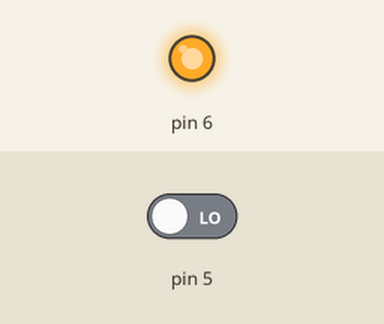
The sketch below on a simulated Arduino Uno, built with avr-gcc and run on an emulated ATmega328P. Parts: output pins drawn as LEDs (lit = HIGH). Inputs (shaded band) come from the test bench; at power-on: pin 5 LOW. What the sketch prints to the serial monitor is not drawn.

Above: at 0.1 s.
Timing chart, 0 to 1.6 s (numbered marks = the images above):
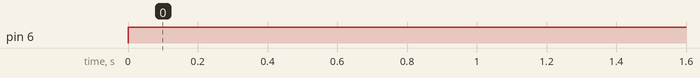

The sketch:

code.ino
```cpp
//trig=6;
//echo=5;
float duration, distance;
void setup()
{
 Serial.begin(9600);
 pinMode(6,OUTPUT);
 pinMode(5,INPUT);
}

void loop()
{
 digitalWrite(6,LOW);
 delayMicroseconds(2);
 digitalWrite(6,HIGH);
 delayMicroseconds(2);

 duration=pulseIn(5,HIGH);
 distance=(duration/2)*0.0343;

 Serial.print("\ndistance= ");
  if(distance>=400|| distance<=2)
  {
    Serial.print("*\nOUT OF RANGE*");
  }
  else{
    Serial.print(distance);
    Serial.print("cm");
    delay(500);
      }
 delay(5000);
}
```

Measured:
- by itself, pin 6: LOW → HIGH at 0.00 s
